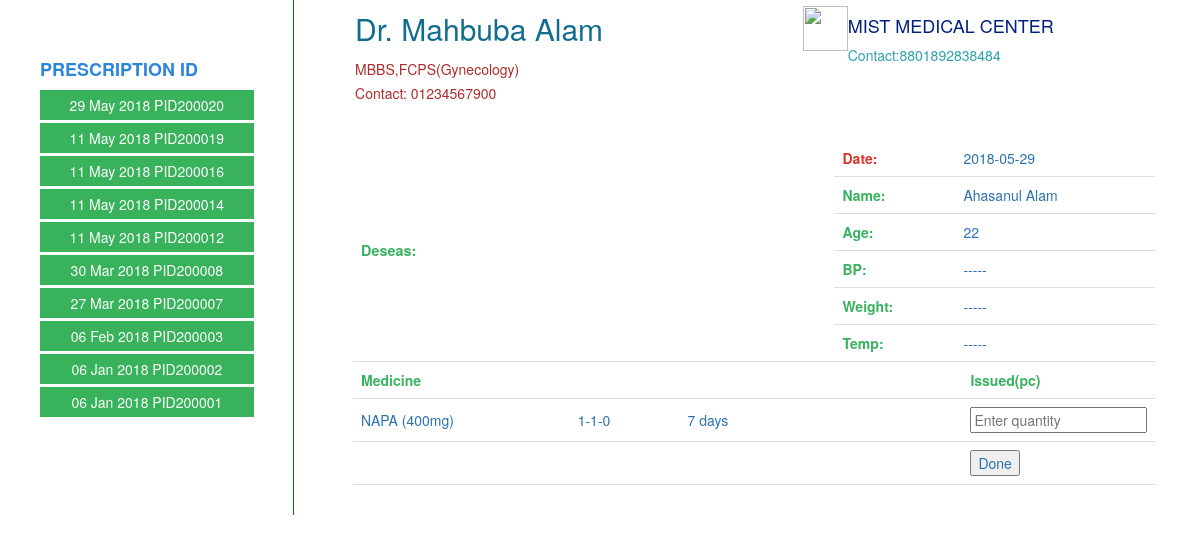
Page /pages/showprescriptionforissue.php (signed in) on the committed database.
### tables this page shows
CREATE TABLE `medicalrecords` (
  `prescriptionid` bigint(20) NOT NULL,
  `patientId` bigint(20) NOT NULL,
  `doctorid` bigint(30) NOT NULL,
  `prescription_date` date NOT NULL,
  `desease` varchar(10) DEFAULT NULL,
  `bp` varchar(10) DEFAULT NULL,
  `weight` varchar(10) DEFAULT NULL,
  `temparature` varchar(10) DEFAULT NULL,
  `advice` varchar(255) NOT NULL
);

CREATE TABLE `doctors` (
  `doctorId` bigint(20) NOT NULL,
  `first_name` varchar(30) DEFAULT NULL,
  `last_name` varchar(30) DEFAULT NULL,
  `email` varchar(50) NOT NULL,
  `mobile_no` bigint(20) NOT NULL,
  `password` varchar(50) NOT NULL,
  `blood_group` varchar(3) NOT NULL,
  `gender` varchar(1) NOT NULL,
  `DOB` date NOT NULL,
  `BloodDonation` varchar(255) NOT NULL,
  `designation` varchar(255) NOT NULL,
  `created_at` timestamp NULL DEFAULT NULL,
  `updated_at` timestamp NULL DEFAULT NULL
);

CREATE TABLE `degree` (
  `doctorId` bigint(20) NOT NULL,
  `degree` varchar(50) NOT NULL,
  `topic` varchar(40) NOT NULL
);

CREATE TABLE `students` (
  `studentId` bigint(20) NOT NULL,
  `first_name` varchar(20) DEFAULT NULL,
  `Last_name` varchar(30) DEFAULT NULL,
  `email` varchar(50) NOT NULL,
  `mobile_no` bigint(20) NOT NULL,
  `password` varchar(50) NOT NULL,
  `blood_group` varchar(3) NOT NULL,
  `gender` varchar(1) NOT NULL,
  `department` varchar(15) NOT NULL,
  `DOB` date NOT NULL,
  `level` int(11) NOT NULL,
  `BloodDonation` varchar(255) NOT NULL,
  `section` varchar(1) NOT NULL,
  `created_at` timestamp NULL DEFAULT NULL,
  `updated_at` timestamp NULL DEFAULT NULL
);

CREATE TABLE `prescribed_medicine` (
  `prescriptionId` bigint(20) NOT NULL,
  `medicineName` varchar(40) NOT NULL,
  `dose` varchar(6) NOT NULL,
  `morning` varchar(5) NOT NULL,
  `noon` varchar(5) NOT NULL,
  `night` varchar(5) NOT NULL,
  `day` varchar(6) NOT NULL,
  `description` varchar(100) NOT NULL
);

### pages/showprescriptionforissue.php (the view, shortened to what this page needs)
<!DOCTYPE html>
<?php include '../connection/connect-database.php';
?>
<html>
<head>
    <link rel="stylesheet" type="text/css" href="../styles/showprescription.css">
    <link rel="stylesheet" type="text/css" href="../styles/bootstrap.min.css">
</head>
<body>
<?php
if($_SESSION["user_category"]=='doctor' or $_SESSION["user_category"]=='medicalstaff' or $_SESSION["user_category"]=='admin')
{
    if(!empty($_SESSION["patient_id"]))
        $username=$_SESSION["patient_id"];
    else{
        $query="SELECT patientid FROM medicalrecords WHERE prescriptionid=(SELECT MAX(prescriptionid) FROM medicalrecords)";
        $res=$conn->query($query);
        $row=mysqli_fetch_assoc($res);
        $username=$row["patientid"];
    }
    $query="select first_name,last_name from students where studentId=".$username;
    $row=$conn->query($query);
    $name=$row->fetch_array(MYSQLI_ASSOC);
    $full_name=$name["first_name"]." ".$name["last_name"];
}
else{
    $username=$_SESSION["username"];
    $full_name=$_SESSION["user_first_name"]." ".$_SESSION["user_last_name"];
}
?>
<div id="container" style="overflow:hidden;">
    <div class="row">
        <div class="col-md-3" id="prescription-list" style="padding-top:50px;">
            <ul id="prescription-id-list">
                <?php
                echo "<h4 style=\"color:#2e86d9; font-weight:600;\">PRESCRIPTION ID</h4>";
                $sql1="select prescriptionid,prescription_date from medicalrecords
                            where patientid=".$username." ORDER BY prescriptionid desc";
                $res1=$conn->query($sql1);
                if($res1->num_rows > 0)
                {
                    while($row=mysqli_fetch_assoc($res1))
                    {
                        $_date=new DateTime($row["prescription_date"]);
                        echo '<li>
                                    <form method="post" action="" enctype="multipart/form-data">
                                    <input type="hidden" name="prescriptionID" value="'.$row["prescriptionid"].'"></input>
									<input type="submit" value="'.$_date->format('d M Y')." PID".$row["prescriptionid"].'"></input></li></form>';
                    }
                }
                ?>
            </ul>
        </div>
        <?php
        if(!empty($_POST['prescriptionID']))
        {
            $prescribedID = $_POST['prescriptionID'];
            $query="select * from prescribed_medicine WHERE prescribed_medicine.prescriptionId = '$prescribedID'";
            $all_medicine=$conn->query($query) or die('wrong query');
            $query1="select * from medicalrecords WHERE
                    medicalrecords.prescriptionid = '$prescribedID'";
            $res1=$conn->query($query1) or die('wrong query');
            $medicalrcord=$res1->fetch_array(MYSQLI_ASSOC);
            $doctorID = $medicalrcord['doctorid'];
            $query2="select * from doctors WHERE doctors.doctorId = '$doctorID'";
            $res2=$conn->query($query2) or die('wrong query');
            $doctor=$res2->fetch_array(MYSQLI_ASSOC);
            $query3="SELECT * FROM degree WHERE degree.doctorId = '$doctorID'";
            $all_degree=$conn->query($query3) or die('wrong query');
        }
        else
        {
            $query="SELECT MAX(prescriptionid) as prescriptionid FROM medicalrecords where patientId=".$username;
            $res=$conn->query($query) or die('wrong query');
            $row=$res->fetch_array(MYSQLI_ASSOC);
            $prescribedID = $row['prescriptionid'];
            $query1="SELECT * FROM medicalrecords WHERE prescriptionid='$prescribedID'";
            $res1=$conn->query($query1) or die('wrong query');
            $medicalrcord=$res1->fetch_array(MYSQLI_ASSOC);
            $doctorID = $medicalrcord['doctorid'];
            $query2="SELECT * FROM doctors WHERE doctors.doctorId = '$doctorID'";
            $res2=$conn->query($query2) or die('wrong query');
            $doctor=$res2->fetch_array(MYSQLI_ASSOC);
            $query3="SELECT * FROM degree WHERE degree.doctorId = '$doctorID'";
            $all_degree=$conn->query($query3) or die('wrong query');
            $query4="SELECT * FROM prescribed_medicine WHERE prescriptionId = '$prescribedID'";
            $all_medicine=$conn->query($query4) or die('wrong query');
        }
        ?>
        <div class="col-md-9" style="border-left:1px solid green;">
            <div id="pres_div" style="margin-top: -50px !important;">
                <table id="no-bordered-table" style="width:100%; border:none !important; margin-bottom:35px !important;">
                    <tr>
                        <td><h2 style="color:#116d8f;"><?php echo "Dr. ". $doctor['first_name']." ".$doctor['last_name']; ?></h2></td>
                        <td rowspan="2" ><img src="../images/mist_logo.png" height="45px" width="45px;" style="float:left;margin-left:10px;"/><h4 style="color: #002080;">MIST MEDICAL CENTER</h4><span style="color:#2b9fae">Contact:8801892838484</span></td>
                    </tr>
                    <tr>
                        <td style="color:#ae2b2b"><?php
                            $count=true;
                            while($degree=$all_degree->fetch_array(MYSQLI_ASSOC))
                            {
                                if($count==false)
                                    echo ",";
                                else $count=false;
                                echo $degree["degree"];
                                if($degree["topic"]!="")
                                    echo "(".$degree["topic"].")";
                            }
                            ?></td>
                    </tr>
                    <tr>
                        <td style="color:#ae2b2b">Contact: 01234567900</td>
                    </tr>
                </table>
                <table id="showprescription" style="width:100%; color:#2b71ae;">
                    <tr>
                        <td rowspan="6" style="width:60%"><span style="color:#38b25f;font-weight: 600;font-size: 103%;">Deseas: </span><?php echo $medicalrcord["desease"];?></td>
                        <th style="color:#d9352e;">Date:</th>
                        <td><?php echo $medicalrcord["prescription_date"]; ?></td></tr>
                    <tr>
                        <th style="color:#38b25f;">Name:</th>
                        <td><?php echo $full_name; ?></td>
                    </tr>
                    <tr>
                        <th style="color:#38b25f;">Age:</th>
                        <td><?php
                            $sql="select dob from students where studentId=".$username;
                            $dob=$conn->query($sql);
                            $row = mysqli_fetch_assoc($dob);
                            $sql="select prescription_date from medicalrecords where prescriptionid=".$prescribedID;
                            $pdt=$conn->query($sql);
                            $row1 = mysqli_fetch_assoc($pdt);
                            $dob = new DateTime($row["dob"]);
                            $pdate=new DateTime($row1["prescription_date"]);
                            $age = $pdate->diff($dob);
                            echo $age->y;
                            ?></td>
                    </tr>
                    <tr>
                        <th style="color:#38b25f;">BP:</th>
                        <td><?php if(!empty($medicalrcord["bp"]))echo $medicalrcord["bp"]; else echo "-----"; ?></td>
                    </tr>
                    <tr>
                        <th style="color:#38b25f;">Weight:</th>
                        <td><?php if(!empty($medicalrcord["weight"])) echo $medicalrcord["weight"]; else echo "-----"; ?></td>
                    </tr>
                    <tr>
                        <th style="color:#38b25f;">Temp:</th>
                        <td><?php if(!empty($medicalrcord["temparature"])) echo $medicalrcord["temparature"]; else echo "-----"; ?></td>
                    </tr>
                </table>
                <table id="showprescription" align="center" style="width:100%; color:#2b71ae; ">
                    <tr>
                        <th style="color:#38b25f; width:30%;">Medicine</th>
                        <th style="width:15%; color:#38b25f;"></th>
                        <th style="width:15%; color:#38b25f; "></th>
                        <th style="width:25%; color:#38b25f;"></th>
                        <th style="width:15%;color:#38b25f;">Issued(pc)</th>
                    </tr>
                        <form action="../process/process_issue.php" method="post">
                    <?php
                    while($medicine=$all_medicine->fetch_array(MYSQLI_ASSOC))
                    {
                        echo "<tr>";
                        echo "<td>".$medicine["medicineName"];
                        if($medicine["dose"]!="") echo " (".$medicine["dose"]."mg)";
                        echo "</td><td>";
                        if($medicine["morning"]!="" and $medicine["noon"]!="" and $medicine["night"]!="")echo $medicine["morning"]."-".$medicine["noon"]."-".$medicine["night"];
                        echo "</td><td>".$medicine["day"];
                        if($medicine["day"]>1) echo " days";
                        else if($medicine["day"]==1) echo " day";
                        echo "</td>";
                        echo "<td>";
                        echo"</td>";
                        $fieldName = preg_replace("/[^A-Za-z0-9]/", "", $medicine["medicineName"]);
                        echo '<td>
                        <input type="text" name="'.$fieldName.'"  placeholder="Enter quantity"></td>';
                        echo "</tr>";
                    }
                    ?>
                    <tr>
                        <td></td>
                        <td></td>
                        <td></td>
                        <td></td>
                        <td><input type="submit" value="Done"></td>
                    </tr>
                    </form>
                </table>
                <br>
            </div>
        </div>
    </div>
</div>
</body>
</html>

### styles/showprescription.css (style rules this page uses)
#showprescription { border-collapse: collapse; }
#showprescription td { padding: 8px; border-bottom: 1px solid #ddd; }
#showprescription th { padding: 8px; border-bottom: 1px solid #ddd; }
#pres_div { padding: 40px 5% 10px 5%; }
#prescription-list ul { list-style-type:none; }
#prescription-id-list { list-style-type: none; }
#prescription-id-list li input[type="submit"] { border: none; width:90%; padding: 5px 10px; margin-bottom: 3px; background-color: #38b25b; color: white; }
#no-bordered-table { border: 0 !important; }
#no-bordered-table tr { border: 0 !important; }
#no-bordered-table tr td { border: 0 !important; padding:2px !important; }

### pages/showprescriptionforissue.php (style rules this page uses)
#no-bordered-table { border: 0 !important; }
#no-bordered-table tr { border: 0 !important; }
#no-bordered-table tr td { border: 0 !important; padding:2px !important; }

### rows in the picture
medicalrecords: prescription_date+prescriptionid "29 May 2018 PID200020", prescription_date "2018-05-29", prescription_date.DOB "22"
medicalrecords: prescription_date+prescriptionid "11 May 2018 PID200019"
medicalrecords: prescription_date+prescriptionid "11 May 2018 PID200016"
medicalrecords: prescription_date+prescriptionid "11 May 2018 PID200014"
medicalrecords: prescription_date+prescriptionid "11 May 2018 PID200012"
medicalrecords: prescription_date+prescriptionid "30 Mar 2018 PID200008"
medicalrecords: prescription_date+prescriptionid "27 Mar 2018 PID200007"
medicalrecords: prescription_date+prescriptionid "06 Feb 2018 PID200003"
medicalrecords: prescription_date+prescriptionid "06 Jan 2018 PID200002"
medicalrecords: prescription_date+prescriptionid "06 Jan 2018 PID200001"
doctors: first_name "Mahbuba", last_name "Alam"
degree: degree "MBBS"
degree: degree "FCPS", topic "Gynecology"
prescribed_medicine: medicineName "NAPA", dose "400", morning "1", noon "1", night "0", day "7", shows "days"

### other values in the picture
$full_name "Ahasanul Alam"
